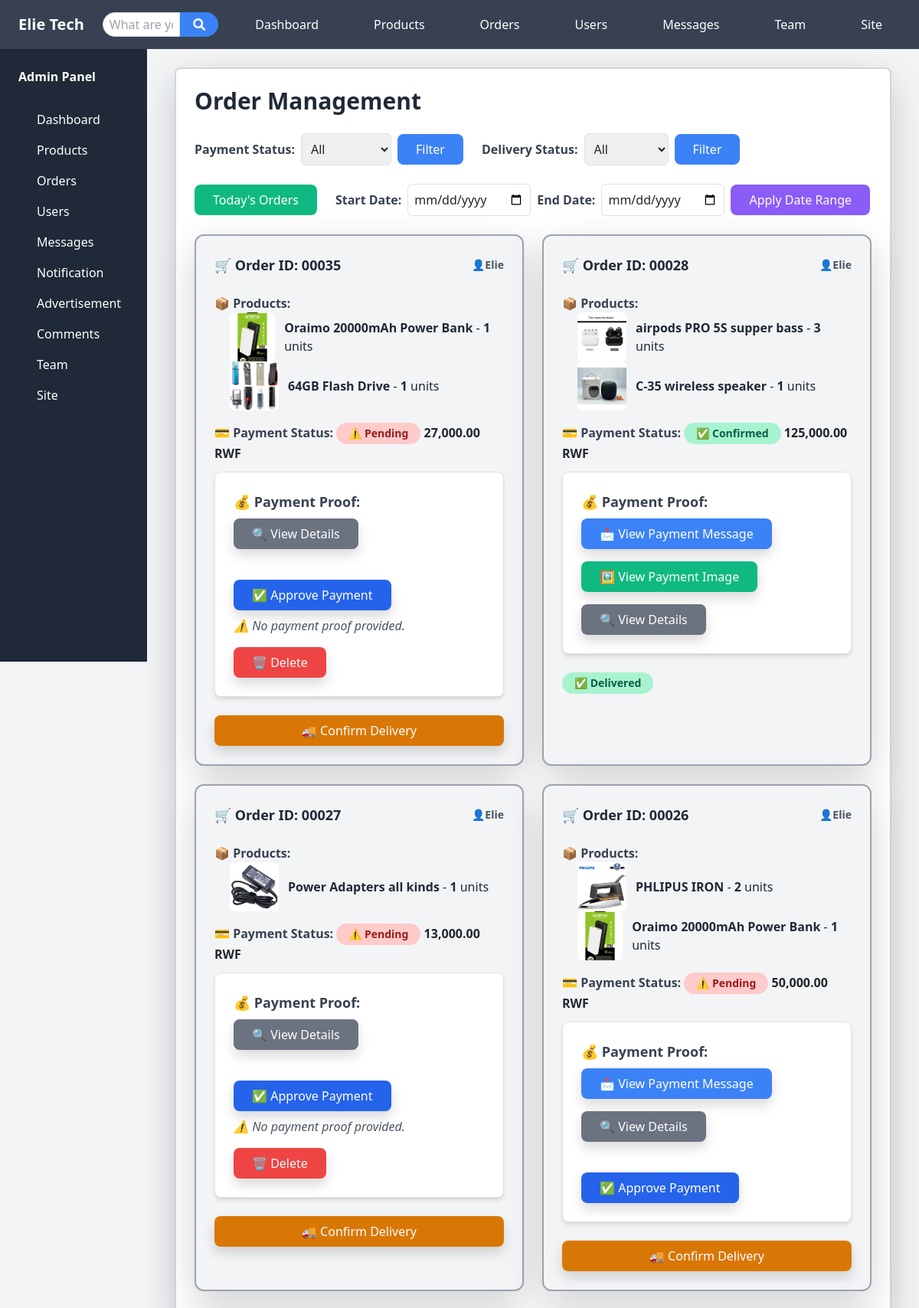
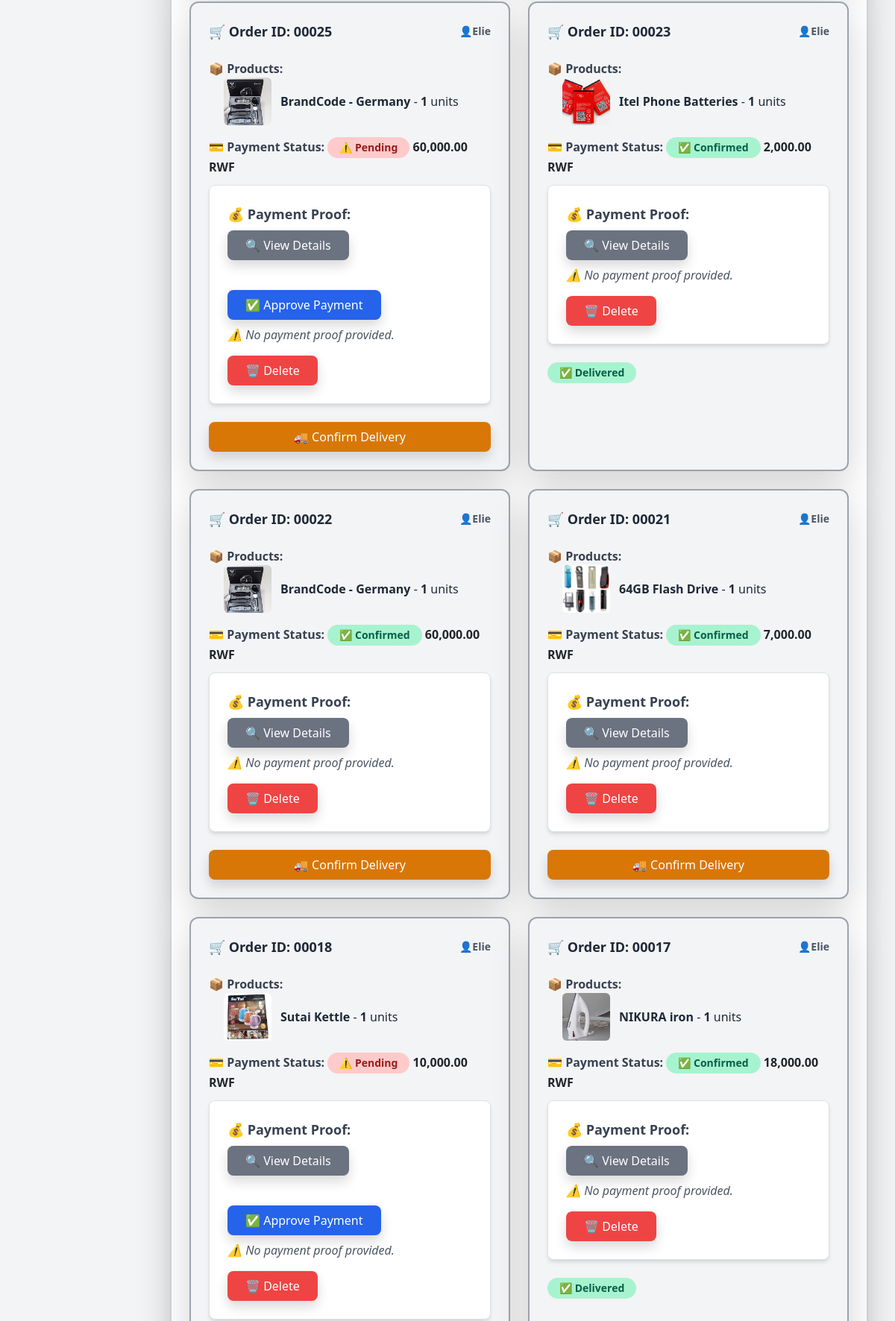
Page /admin-panel/orders/ (signed in, upper part) on the committed database (2 pictures, top to bottom).
### store/models.py (models this page shows, shortened)
class Order(models.Model):
    customer = models.ForeignKey('Customer', on_delete=models.CASCADE)
    total_price = models.DecimalField(max_digits=10, decimal_places=2)
    ordered_at = models.DateTimeField(auto_now_add=True)
    delivery_status = models.CharField(max_length=100, choices=[('Pending', 'Pending'), ('Shipped', 'Shipped'), ('Delivered', 'Delivered')], default='Pending')
    payment_message = models.TextField(blank=True, null=True)
    payment_image = models.ImageField(upload_to='payment_images/', blank=True, null=True)
    payment_status = models.CharField(
        choices=[('Pending', 'Pending'), ('Confirmed', 'Confirmed')],
        default='Pending', max_length=10
    )

class Customer(models.Model):
    user = models.OneToOneField(User, on_delete=models.CASCADE)
    phone_number = models.CharField(max_length=15)
    address = models.TextField()
    profile_picture = models.ImageField(upload_to='profile_pictures/', default='profile_pictures/profile.png', blank=True)

class OrderItem(models.Model):
    order = models.ForeignKey(Order, related_name='order_items', on_delete=models.CASCADE)
    product = models.ForeignKey('Product', on_delete=models.CASCADE)
    quantity = models.PositiveIntegerField()
    subtotal = models.DecimalField(max_digits=10, decimal_places=2)

class Product(models.Model):
    CATEGORY_CHOICES = [
        ('accessories', 'Accessories & Gadgets'),
        ("smartphones", "Smartphones & Accessories"),
        ("laptops", "Laptops & Computers"),
        ("tv_entertainment", "TVs & Home Entertainment"),
        ("audio", "Audio & Headphones"),
        ("gaming", "Gaming & Accessories"),
        ("cameras", "Cameras & Photography"),
        ("wearables", "Wearables & Smartwatches"),
        ("home_appliances", "Home Appliances"),
        ("networking", "Networking & Internet"),
        ("power", "Power & Batteries"),
        ("drones", "Drones & RC Gadgets"),
        ("diy", "DIY Electronics & Components"),
        ("office", "Office & Stationery Tech"),
        ("car_electronics", "Car Electronics"),
        ("security", "Security & Surveillance"),
        ("software", "Software & Apps"),
        ("other", "Other Electronics"),
    ]
    name = models.CharField(max_length=100)
    description = models.TextField()
    price = models.DecimalField(max_digits=10, decimal_places=0, default=0.0)
    expected_price = models.DecimalField(max_digits=10, decimal_places=2, default=0.0)
    stock = models.PositiveIntegerField(default=0)
    created_at = models.DateTimeField(auto_now_add=True)
    likes = models.ManyToManyField(User, related_name="liked_products", blank=True)
    comments = models.ManyToManyField(User, through="Comment", related_name="commented_products", blank=True)
    category = models.CharField(max_length=50, choices=CATEGORY_CHOICES, default="accessories")  # Category Field

class ProductImage(models.Model):
    product = models.ForeignKey(Product, related_name="product_images", on_delete=models.CASCADE)
    image = models.ImageField(upload_to='products/')
    main_image = models.BooleanField(default=False)

### store/views.py (the view)
# urls.py: path('admin-panel/orders/', views.admin_orders, name='admin_orders'),
@staff_member_required
def admin_orders(request):
    today = timezone.now().date()
    status_filter = request.GET.get('status', None)
    delivery_status_filter = request.GET.get('delivery_status', None)
    date_filter = request.GET.get('date', None)
    start_date = request.GET.get('start_date', None)
    end_date = request.GET.get('end_date', None)
    orders = Order.objects.prefetch_related(
        'order_items__product'  # Prefetch related products
    ).select_related(
        'customer__user'  # Select related customer and user data
    )
    if status_filter:
        orders = orders.filter(payment_status=status_filter)
    if delivery_status_filter:
        orders = orders.filter(delivery_status=delivery_status_filter)
    if date_filter == 'today':
        orders = orders.filter(ordered_at__date=today)
    if start_date and end_date:
        orders = orders.filter(ordered_at__date__range=[start_date, end_date])
    orders = orders.order_by('-ordered_at')
    return render(request, 'admin/orders.html', {'orders': orders})

### store/context_processors.py (called while the page is built)
def unread_message_count(request):
    unread_count = 0
    if request.user.is_authenticated:
        unread_count = Message.objects.filter(
            recipient=request.user,  # <-- Fix here
            is_read=False
        ).count()
    return {'unread_message_count': unread_count}

### templates/admin/orders.html (shortened to what this page needs)
{% extends 'admin/base.html' %}
{% load humanize %}
{% block content %}
    <div class="bg-white rounded-lg shadow-lg p-6 border-2 border-gray-300">
        <h2 class="text-3xl font-bold mb-6 text-gray-800">Order Management</h2>
        <div class="flex flex-wrap gap-4 mb-6">
            <form method="get" class="flex flex-col md:flex-row items-center gap-2 w-full md:w-auto">
                <label for="status" class="font-semibold text-gray-700">Payment Status:</label>
                <select name="status" id="status" class="p-2 border border-gray-300 rounded w-full md:w-auto">
                    <option value="">All</option>
                </select>
                <button type="submit" class="bg-blue-500 text-white px-4 py-2 rounded-lg w-full md:w-auto">
                    Filter
                </button>
            </form>
            <form method="get" class="flex flex-col md:flex-row items-center gap-2 w-full md:w-auto">
                <label for="delivery_status" class="font-semibold text-gray-700">Delivery Status:</label>
                <select name="delivery_status" id="delivery_status" class="p-2 border border-gray-300 rounded w-full md:w-auto">
                    <option value="">All</option>
                </select>
                <button type="submit" class="bg-blue-500 text-white px-4 py-2 rounded-lg w-full md:w-auto">
                    Filter
                </button>
            </form>
            <form method="get" class="flex flex-col md:flex-row items-center gap-2 w-full md:w-auto">
                <button type="submit" name="date" value="today" class="bg-green-500 text-white px-4 py-2 rounded-lg w-full md:w-auto">
                    Today's Orders
                </button>
            </form>
            <form method="get" class="flex flex-col md:flex-row items-center gap-2 w-full md:w-auto">
                <label for="start_date" class="font-semibold text-gray-700">Start Date:</label>
                <input type="date" name="start_date" id="start_date" value="{{ request.GET.start_date }}" class="p-2 border border-gray-300 rounded">
                <label for="end_date" class="font-semibold text-gray-700">End Date:</label>
                <input type="date" name="end_date" id="end_date" value="{{ request.GET.end_date }}" class="p-2 border border-gray-300 rounded">
                <button type="submit" class="bg-purple-500 text-white px-4 py-2 rounded-lg">
                    Apply Date Range
                </button>
            </form>
        </div>
        <div class="grid grid-cols-1 lg:grid-cols-2 gap-6">
            {% for order in orders %}
            <div class="bg-gray-100 p-6 rounded-xl shadow-lg border-2 border-gray-400">
                <div class="flex justify-between items-center mb-4">
                    <div class="font-semibold text-lg text-gray-800">
                        🛒 Order ID: 000{{ order.id }}
                    </div>
                    <div class="text-sm text-gray-600">
                        👤<span class="font-semibold">{{ order.customer.user.username }}</span>
                    </div>
                </div>
                <div class="space-y-3">
                    <div>
                        <strong class="text-gray-700">📦 Products:</strong>
                        <ul class="list-disc pl-5 text-gray-800">
                            {% for item in order.order_items.all %}
                                <li class="flex items-center space-x-3">
                                    {% if item.product.product_images.all %}
                                        <img src="{{ item.product.product_images.first.image.url }}"
                                             alt="{{ item.product.name }}"
                                             class="w-16 h-16 object-cover rounded-md">
                                    {% else %}
                                        <span class="w-16 h-16 bg-gray-300 rounded-md flex items-center justify-center text-sm text-gray-500">
                                            No Image
                                        </span>
                                    {% endif %}
                                    <div>
                                        <strong>{{ item.product.name }}</strong> -
                                        <span class="font-semibold">{{ item.quantity }}</span> units
                                    </div>
                                </li>
                            {% endfor %}
                        </ul>
                    </div>
                    <div>
                        <strong class="text-gray-700">💳 Payment Status:</strong>
                        {% if order.payment_status == 'Confirmed' %}
                            <span class="px-3 py-1 inline-flex text-sm font-semibold rounded-full bg-green-200 text-green-800">
                                ✅ Confirmed
                            </span>
                        {% else %}
                            <span class="px-3 py-1 inline-flex text-sm font-semibold rounded-full bg-red-200 text-red-800">
                                ⚠️ Pending
                            </span>
                        {% endif %}
                        <strong>{{ order.total_price |intcomma }} RWF</strong>
                    </div>
                    <div class="bg-white shadow-md rounded-lg p-4 border border-gray-300">
                        <h3 class="text-lg font-semibold text-gray-700 mb-2">💰 Payment Proof:</h3>
                        <div class="flex flex-wrap gap-3">
                            {% if order.payment_message %}
                                <button
                                    class="bg-blue-500 text-white px-4 py-2 rounded-lg shadow hover:bg-blue-600 transition duration-300 ease-in-out w-full md:w-auto"
                                    data-bs-toggle="modal"
                                    data-bs-target="#paymentMessageModal-{{ order.id }}">
                                    📩 View Payment Message
                                </button>
                            {% endif %}
                            {% if order.payment_image %}
                                <button
                                    class="bg-green-500 text-white px-4 py-2 rounded-lg shadow hover:bg-green-600 transition duration-300 ease-in-out w-full md:w-auto"
                                    data-bs-toggle="modal"
                                    data-bs-target="#paymentImageModal-{{ order.id }}">
                                    🖼️ View Payment Image
                                </button>
                            {% endif %}
                            <a href="{% url 'admin_order_detail' order.id %}"
                               class="bg-gray-500 text-white px-4 py-2 rounded-lg shadow hover:bg-gray-600 transition duration-300 ease-in-out w-full md:w-auto text-center no-underline">
                                🔍 View Details
                            </a>
                            {% if order.payment_status == 'Pending' %}
                            <div class="mt-4">
                                <form method="post" action="{% url 'approve_payment' order.id %}">
                                    <button type="submit"
                                            class="bg-blue-600 text-white px-4 py-2 rounded-lg shadow hover:bg-blue-700 transition duration-300 w-full md:w-full">
                                        ✅ Approve Payment
                                    </button>
                                </form>
                            </div>
                            {% endif %}
                        </div>
                        {% if not order.payment_message and not order.payment_image %}
                            <p class="text-gray-600 italic mt-2">⚠️ No payment proof provided.</p>
                            <div class="flex flex-wrap gap-3">
                                <form action="{% url 'delete_order' order.id %}" method="post" class="w-full md:w-auto">
                                    <button type="submit"
                                            class="bg-red-500 text-white px-4 py-2 rounded-lg shadow hover:bg-red-600 transition duration-300 ease-in-out w-full md:w-auto"
                                            onclick="return confirm('Are you sure?')">
                                        🗑️ Delete
                                    </button>
                                </form>
                            </div>
                        {% endif %}
                    </div>
                </div>
                {% if order.payment_status != 'pending' %}
                {% if order.delivery_status != 'Delivered' %}
                    <div class="mt-4">
                        <form method="post" action="{% url 'confirm_delivery' order.id %}">
                            <button type="submit"
                                    class="bg-yellow-600 text-white px-4 py-2 rounded-lg shadow hover:bg-yellow-700 transition duration-300 w-full md:w-full">
                                🚚 Confirm Delivery
                            </button>
                        </form>
                    </div>
                {% else %}
                    <div class="mt-4">
                        <span class="px-3 py-1 inline-flex text-sm font-semibold rounded-full bg-green-200 text-green-800">
                            ✅ Delivered
                        </span>
                    </div>
                {% endif %}
                {% endif %}
            </div>
            {% endfor %}
        </div>
    </div>
    <link href="https://cdn.jsdelivr.net/npm/bootstrap@5.3.0-alpha1/dist/css/bootstrap.min.css" rel="stylesheet">
{% endblock %}

### rows in the picture
Order: id "35", customer.user.username "Elie", payment_status "⚠️ Pending", total_price "27,000.00", payment_image "⚠️ No payment proof provided."
OrderItem: product.product_images.first.image (picture), product.name "Oraimo 20000mAh Power Bank", quantity "1"
OrderItem: product.product_images.first.image (picture), product.name "64GB Flash Drive", quantity "1"
Order: id "28", customer.user.username "Elie", payment_status "✅ Confirmed", total_price "125,000.00"
OrderItem: product.product_images.first.image (picture), product.name "airpods PRO 5S supper bass", quantity "3"
OrderItem: product.product_images.first.image (picture), product.name "C-35 wireless speaker", quantity "1"
Order: id "27", customer.user.username "Elie", payment_status "⚠️ Pending", total_price "13,000.00", payment_image "⚠️ No payment proof provided."
OrderItem: product.product_images.first.image (picture), product.name "Power Adapters all kinds", quantity "1"
Order: id "26", customer.user.username "Elie", payment_status "⚠️ Pending", total_price "50,000.00"
OrderItem: product.product_images.first.image (picture), product.name "PHLIPUS IRON", quantity "2"
OrderItem: product.product_images.first.image (picture), product.name "Oraimo 20000mAh Power Bank", quantity "1"
Order: id "25", customer.user.username "Elie", payment_status "⚠️ Pending", total_price "60,000.00", payment_message "⚠️ No payment proof provided."
OrderItem: product.product_images.first.image (picture), product.name "BrandCode - Germany", quantity "1"
Order: id "23", customer.user.username "Elie", payment_status "✅ Confirmed", total_price "2,000.00", payment_image "⚠️ No payment proof provided."
OrderItem: product.product_images.first.image (picture), product.name "Itel Phone Batteries", quantity "1"
Order: id "22", customer.user.username "Elie", payment_status "✅ Confirmed", total_price "60,000.00", payment_image "⚠️ No payment proof provided."
OrderItem: product.product_images.first.image (picture), product.name "BrandCode - Germany", quantity "1"
Order: id "21", customer.user.username "Elie", payment_status "✅ Confirmed", total_price "7,000.00", payment_message "⚠️ No payment proof provided."
OrderItem: product.product_images.first.image (picture), product.name "64GB Flash Drive", quantity "1"
Order: id "18", customer.user.username "Elie", payment_status "⚠️ Pending", total_price "10,000.00", payment_image "⚠️ No payment proof provided."
OrderItem: product.product_images.first.image (picture), product.name "Sutai Kettle", quantity "1"
Order: id "17", customer.user.username "Elie", payment_status "✅ Confirmed", total_price "18,000.00", payment_message "⚠️ No payment proof provided."
OrderItem: product.product_images.first.image (picture), product.name "NIKURA iron", quantity "1"
